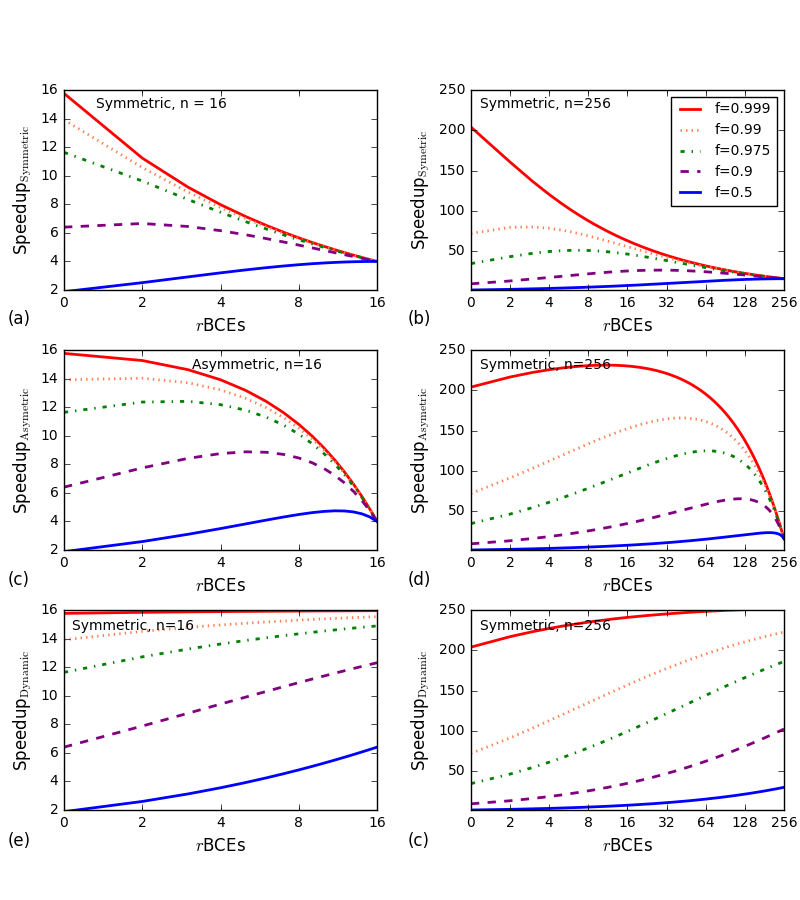

This chart was generated by the following Python code:
# -*- coding: utf-8 -*-
"""
Make the figuer 2 for Speedup of symmetric/asymmetric/dynamic multicores
                                   1
SpeedupSymemetric(f,n,r)=----------------------
                           1-f           f*r
                         --------  +  ---------
                         perf(r)      perf(r)*n

                                    1
SpeedupAsymemetric(f,n,r)=------------------------
                             1-f           f
                          --------  +  -----------
                           perf(r)     perf(r)+n-r

                                1
SpeedupDynamic(f,n,r)=----------------
                        1-f         f
                      --------  +  ---
                       perf(r)      n
                       
Hill, M. D. and M. R. Marty. "Amdahl's Law in the Multicore Era." Computer 
41(7): 33-38.

"""
import numpy as np
import matplotlib.pyplot as plt

def SpeedupSymmetric(f,n,r):
    s = 1.0/(((1-f)/Perf(r))+(f/(Perf(r)*(n/r))))
    return s
    
def SpeedupAsymmetric(f,n,r):
    s = 1.0/(((1-f)/Perf(r))+f/(Perf(r)+n-r))
    return s
    
def SpeedupDynamic(f,n,r):
    s = 1.0/(((1-f)/Perf(r))+f/n)
    return s

def Perf(r):
    return np.sqrt(r)
    

# parallel task ratio
f = [0.999, 0.99, 0.975, 0.9, 0.5]

fig, axs = plt.subplots(3,2)
fig.subplots_adjust(left=0.08,right=0.98,wspace=0.3,hspace=0.3)
fig.set_size_inches(8,9)

# rBCEs, the number of total BCEs
x = np.linspace(1, 16, num=16, endpoint=True)
#SpeedupSymmetric N=16
ax = axs[0,0]
line16f0, = ax.plot(x, SpeedupSymmetric(f[0], 16, x), color='red', 
                    linewidth=2.0,linestyle="-", label='f=0.999')
line16f1, = ax.plot(x, SpeedupSymmetric(f[1], 16, x), color='coral', 
                    linewidth=2.0,linestyle=":", label='f=0.99')
line16f2, = ax.plot(x, SpeedupSymmetric(f[2], 16, x), color='green', 
                    linewidth=2.0,linestyle="-.", label='f=0.975')
line16f3, = ax.plot(x, SpeedupSymmetric(f[3], 16, x), color='purple', 
                    linewidth=2.0,linestyle="--", label='f=0.9')
line16f4, = ax.plot(x, SpeedupSymmetric(f[4], 16, x), color='blue', 
                    linewidth=2.0,linestyle="-", label='f=0.5')

#ax.legend(loc='upper right',fontsize='small')
ax.set_xscale('log', basex=2)
ax.set_xlim(1, 16)
ax.set_ylim(2, 16)
ax.set_xticks([1,2,4,8,16])
ax.set_xticklabels(['0','2','4','8','16'],fontsize='small')
ax.set_yticks([2,4,6,8,10,12,14,16])
ax.set_yticklabels(['2','4','6','8','10','12','14','16'],fontsize='small')
ax.set_xlabel(r'$r$BCEs')
ax.set_ylabel(r'Speedup$_\mathrm{Symmetric}$')
fig.text(0.12,0.88,'Symmetric, n = 16',fontsize='small')
fig.text(0.01,0.64,'(a)')

# rBCEs, the number of total BCEs
x = np.linspace(1, 256, num=256, endpoint=True)
#SpeedupSymmetric N=256
ax = axs[0,1]
line256f0, = ax.plot(x, SpeedupSymmetric(f[0], 256, x), color='red', 
                    linewidth=2.0,linestyle="-", label='f=0.999')
line256f1, = ax.plot(x, SpeedupSymmetric(f[1], 256, x), color='coral', 
                    linewidth=2.0,linestyle=":", label='f=0.99')
line256f2, = ax.plot(x, SpeedupSymmetric(f[2], 256, x), color='green', 
                    linewidth=2.0,linestyle="-.", label='f=0.975')
line256f3, = ax.plot(x, SpeedupSymmetric(f[3], 256, x), color='purple', 
                    linewidth=2.0,linestyle="--", label='f=0.9')
line256f4, = ax.plot(x, SpeedupSymmetric(f[4], 256, x), color='blue', 
                    linewidth=2.0,linestyle="-", label='f=0.5')

ax.legend(loc='upper right', fontsize='small')
ax.set_xscale('log', basex=2)
ax.set_xlim(1, 256)
ax.set_ylim(2, 250)
ax.set_xticks([1,2,4,8,16,32,64,128,256])
ax.set_xticklabels(['0','2','4','8','16','32','64','128','256'],
                fontsize='small')
ax.set_yticks([50,100,150,200,250])
ax.set_yticklabels(['50','100','150','200','250'],fontsize='small')
ax.set_xlabel(r'$r$BCEs')
ax.set_ylabel(r'Speedup$_\mathrm{Symetric}$')
fig.text(0.60,0.88,'Symmetric, n=256',fontsize='small')
fig.text(0.51,0.64,'(b)')

# rBCEs, the number of total BCEs
x = np.linspace(1, 16, num=16, endpoint=True)
#SpeedupAsymmetric N=16
ax = axs[1,0]
aline16f0, = ax.plot(x, SpeedupAsymmetric(f[0], 16, x), color='red', 
                    linewidth=2.0,linestyle="-", label='f=0.999')
aline16f1, = ax.plot(x, SpeedupAsymmetric(f[1], 16, x), color='coral', 
                    linewidth=2.0,linestyle=":", label='f=0.99')
aline16f2, = ax.plot(x, SpeedupAsymmetric(f[2], 16, x), color='green',
                    linewidth=2.0,linestyle="-.", label='f=0.975')
aline16f3, = ax.plot(x, SpeedupAsymmetric(f[3], 16, x), color='purple', 
                    linewidth=2.0,linestyle="--", label='f=0.9')
aline16f4, = ax.plot(x, SpeedupAsymmetric(f[4], 16, x), color='blue', 
                    linewidth=2.0,linestyle="-", label='f=0.5')

#ax.legend(loc='upper right',fontsize='small')
ax.set_xscale('log', basex=2)
ax.set_xlim(1, 16)
ax.set_ylim(2, 16)
ax.set_xticks([1,2,4,8,16])
ax.set_xticklabels(['0','2','4','8','16'],fontsize='small')
ax.set_yticks([2,4,6,8,10,12,14,16])
ax.set_yticklabels(['2','4','6','8','10','12','14','16'],fontsize='small')
ax.set_xlabel(r'$r$BCEs')
ax.set_ylabel(r'Speedup$_\mathrm{Asymetric}$')
fig.text(0.24,0.59,'Asymmetric, n=16',fontsize='small')
fig.text(0.01,0.35,'(c)')

# rBCEs, the number of total BCEs
x = np.linspace(1, 256, num=256, endpoint=True)
#SpeedupAsymmetric N=256
ax = axs[1,1]
aline256f0, = ax.plot(x, SpeedupAsymmetric(f[0], 256, x), color='red', 
                    linewidth=2.0,linestyle="-", label='f=0.999')
aline256f1, = ax.plot(x, SpeedupAsymmetric(f[1], 256, x), color='coral', 
                    linewidth=2.0,linestyle=":", label='f=0.99')
aline256f2, = ax.plot(x, SpeedupAsymmetric(f[2], 256, x), color='green', 
                    linewidth=2.0,linestyle="-.", label='f=0.975')
aline256f3, = ax.plot(x, SpeedupAsymmetric(f[3], 256, x), color='purple', 
                    linewidth=2.0,linestyle="--", label='f=0.9')
aline256f4, = ax.plot(x, SpeedupAsymmetric(f[4], 256, x), color='blue', 
                    linewidth=2.0,linestyle="-", label='f=0.5')

#ax.legend(loc='upper right',fontsize='small')
ax.set_xscale('log', basex=2)
ax.set_xlim(1, 256)
ax.set_ylim(2, 250)
ax.set_xticks([1,2,4,8,16,32,64,128,256])
ax.set_xticklabels(['0','2','4','8','16','32','64','128','256']
                ,fontsize='small')
ax.set_yticks([50,100,150,200,250])
ax.set_yticklabels(['50','100','150','200','250'],fontsize='small')
ax.set_xlabel(r'$r$BCEs')
ax.set_ylabel(r'Speedup$_\mathrm{Asymetric}$')
fig.text(0.60,0.59,'Symmetric, n=256',fontsize='small')
fig.text(0.51,0.35,'(d)')

# rBCEs, the number of total BCEs
x = np.linspace(1, 16, num=16, endpoint=True)
#SpeedupDynamic N=16
ax = axs[2,0]
dline16f0, = ax.plot(x, SpeedupDynamic(f[0], 16, x), color='red', 
                    linewidth=2.0,linestyle="-", label='f=0.999')
dline16f1, = ax.plot(x, SpeedupDynamic(f[1], 16, x), color='coral', 
                    linewidth=2.0,linestyle=":", label='f=0.99')
dline16f2, = ax.plot(x, SpeedupDynamic(f[2], 16, x), color='green', 
                    linewidth=2.0,linestyle="-.", label='f=0.975')
dline16f3, = ax.plot(x, SpeedupDynamic(f[3], 16, x), color='purple', 
                    linewidth=2.0,linestyle="--", label='f=0.9')
dline16f4, = ax.plot(x, SpeedupDynamic(f[4], 16, x), color='blue', 
                    linewidth=2.0,linestyle="-", label='f=0.5')

#ax.legend(loc='upper right',fontsize='small')
ax.set_xscale('log', basex=2)
ax.set_xlim(1, 16)
ax.set_ylim(2, 16)
ax.set_xticks([1,2,4,8,16])
ax.set_xticklabels(['0','2','4','8','16'],fontsize='small')
ax.set_yticks([2,4,6,8,10,12,14,16])
ax.set_yticklabels(['2','4','6','8','10','12','14','16'],fontsize='small')
ax.set_xlabel(r'$r$BCEs')
ax.set_ylabel(r'Speedup$_\mathrm{Dynamic}$')
fig.text(0.09,0.30,'Symmetric, n=16',fontsize='small')
fig.text(0.01,0.06,'(e)')

# rBCEs, the number of total BCEs
x = np.linspace(1, 256, num=256, endpoint=True)
#SpeedupDynamic N=256
ax = axs[2,1]
dline256f0, = ax.plot(x, SpeedupDynamic(f[0], 256, x), color='red', 
                    linewidth=2.0,linestyle="-", label='f=0.999')
dline256f1, = ax.plot(x, SpeedupDynamic(f[1], 256, x), color='coral', 
                    linewidth=2.0,linestyle=":", label='f=0.99')
dline256f2, = ax.plot(x, SpeedupDynamic(f[2], 256, x), color='green', 
                    linewidth=2.0,linestyle="-.", label='f=0.975')
dline256f3, = ax.plot(x, SpeedupDynamic(f[3], 256, x), color='purple', 
                    linewidth=2.0,linestyle="--", label='f=0.9')
dline256f4, = ax.plot(x, SpeedupDynamic(f[4], 256, x), color='blue', 
                    linewidth=2.0,linestyle="-", label='f=0.5')

#ax.legend(loc='upper right',fontsize='small')
ax.set_xscale('log', basex=2)
ax.set_xlim(1, 256)
ax.set_ylim(2, 250)
ax.set_xticks([1,2,4,8,16,32,64,128,256])
ax.set_xticklabels(['0','2','4','8','16','32','64','128','256']
                ,fontsize='small')
ax.set_yticks([50,100,150,200,250])
ax.set_yticklabels(['50','100','150','200','250'],fontsize='small')
ax.set_xlabel(r'$r$BCEs')
ax.set_ylabel(r'Speedup$_\mathrm{Dynamic}$')
fig.text(0.60,0.30,'Symmetric, n=256',fontsize='small')
fig.text(0.51,0.06,'(c)')

fig.savefig('./figure2.png')
#plt.show()